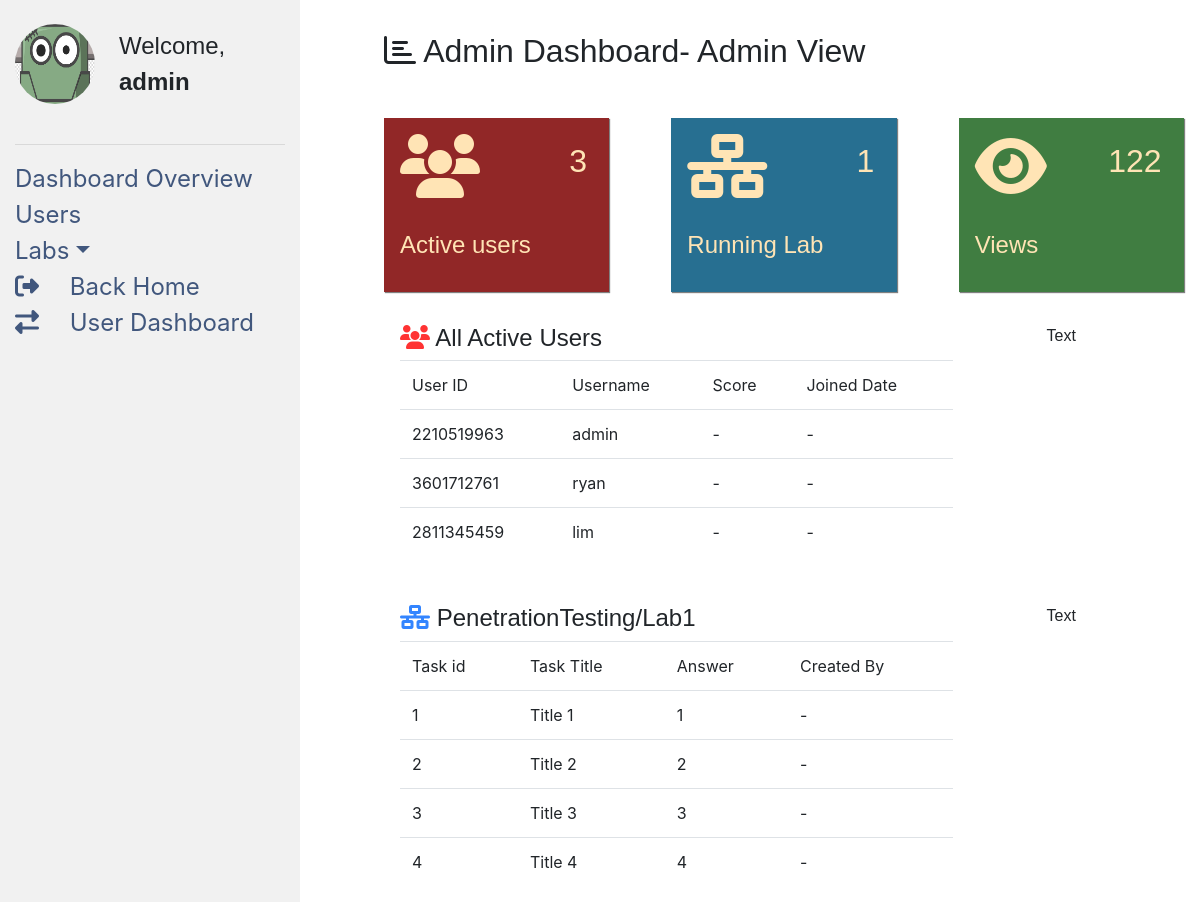
The page /admin (signed in) on the database its author committed.
### main.py (models this page shows, shortened)
class users(UserMixin,db.Model):
    id = db.Column("id", db.Integer, primary_key=True)
    userid = db.Column("userid", db.String(64), unique=True, nullable=False )
    username = db.Column(db.String(80), unique=True, nullable=False)
    password = db.Column(db.String(300), nullable=False)
    email=db.Column(db.String(300), nullable=True)
    score=db.Column(db.Integer,  nullable=True)
    completedlab=db.Column(db.String(),  nullable=True, default=0)

class labs(db.Model):
    id = db.Column("id", db.Integer, primary_key=True)
    title = db.Column(db.String(5000))
    content = db.Column(db.String(5000))
    answer = db.Column(db.String(5000))
    completedby = db.Column(db.String(5000))

### main.py (the view)
@app.route('/admin')
@login_required
def admin_dashboard():
    if session['username'] == 'admin':
        return render_template("admin.html", user =users.query.all(), lab=labs.query.all())
    else:
        return redirect(url_for("dashboard"))

### main.py (called while the page is built)
@login_manager.user_loader
def load_user(id):
    return users.query.get(int(id))

### templates/admin.html (shortened to what this page needs)
{% extends "template/header.html" %}
{% block content %}
<link rel="stylesheet" href="{{ url_for('static', filename='style/dashboardstyle.css') }}">
<body>
<div class="container-fluid h-100">
<div class="row content h-100">
  <div class="col-sm-3 sidenav hidden-xs">
    <div id="greetings">
      <div><img id="avatar" src="{{ url_for('static', filename='images/avatar.jpg') }}" alt="Avatar" class="avatar"></div></br>
      <div>
        <p class="greet">Welcome, </p>
        <p class="greet"><strong> {{ session['username'] }}    </strong></p>
      </div>
    </div>
    <hr>
    <ul class="nav nav-pills nav-stacked flex-column">
      <li class="active"><a href="#">Dashboard Overview</a></li>
      <li><a href="#usertable">Users</a></li>
      <li class="dropdown show">
        <a href="#labtable" class="dropdown-toggle" data-toggle="dropdown"aria-haspopup="true" aria-expanded="false" >Labs</a>
      </li>
      <li><a href=" {{ url_for('home')}}"> <i class="fas fa-sign-out-alt" style="margin-right: 1em;"></i> Back Home</a></li>
      <li><a href=" {{ url_for('dashboard')}}"> <i class="fas fa-exchange-alt" style="margin-right: 1em;"></i> User Dashboard</a></li>
    </ul><br>
  </div>
  <br>
  <div class="col"  id="main">
    <div class="col-md-15">
      <div class="well-title">
        <h2><i class="far fa-chart-bar"> </i> Admin Dashboard- Admin View</h2>
      </div>
      <div class="row">
        <div class="col">
        <a href="#usertable">
          <div class="well-user">
            <div class="left">
              <h2><i class="fas fa-users"></i></h2>
              <h4>Active users</h4>
            </div>
            <div class="right">
              <h1> {{ user|length }}</h1>
            </div>
          </div>
        </a>
        </div>
        <div class="col">
          <a href="#lab1table">
          <div class="well-lab">
            <div class="left">
              <h2><i class="fas fa-network-wired"></i></h2>
              <h4>Running Lab</h4>
            </div>
            <div class="right">
              <h1> 1 </h1>
            </div>
          </div>
          </a>
        </div>
        <div class="col">
          <div class="well-view">
            <div class="left">
              <h2><i class="fas fa-eye"></i></h2>
              <h4>Views</h4>
            </div>
            <div class="right">
              <h1> 122</h1>
            </div>
          </div>
        </div>
      </div>
      <div class="row">
        <div class="col-sm-9">
          <div class="well">
            <h4><i class="fas fa-users" style="color:#ff3333"></i> All Active Users</h4>
            <table id="usertable" class="table table-hover">
              <thead>
                <tr>
                  <td>User ID</td>
                  <td>Username</td>
                  <td>Score</td>
                  <td>Joined Date</td>
                </tr>
              </thead>
              <tbody>
                {% for i in range (0, user|length) %}
                <tr>
                  <td> {{ user[i].userid }}</td>
                  <td> {{ user[i].username }}</td>
                  <td> - </td>
                  <td> - </td>
                </tr>
                {% endfor %}
              </tbody>
            </table>
          </div>
        </div>
        <div class="col-sm-3">
          <div class="well">
            <p>Text</p>
          </div>
        </div>
      </div>
      <div class="row">
        <div class="col-sm-9">
          <div class="well">
            <h4> <i class="fas fa-network-wired" style="color:#3385ff"></i> PenetrationTesting/Lab1</h4>
            <table id="lab1table" class="table table-hover">
              <thead>
                <tr>
                  <td>Task id</td>
                  <td>Task Title</td>
                  <td>Answer</td>
                  <td>Created By</td>
                </tr>
              </thead>
              <tbody>
                {% for i in range (0, lab|length) %}
                <tr>
                  <td> {{ lab[i].id }}</td>
                  <td> {{ lab[i].title }}</td>
                  <td> {{ lab[i].answer }} </td>
                  <td> - </td>
                </tr>
                {% endfor %}
              </tbody>
            </table>
          </div>
        </div>
        <div class="col-sm-3">
          <div class="well">
            <p>Text</p>
          </div>
        </div>
      </div>
    </div>
  </div>
</div>
</div>
{% endblock %}

### templates/template/header.html (shortened to what this page needs)
<!doctype html>
<html lang="en">
  <head>
    <link rel="stylesheet" href="https://stackpath.bootstrapcdn.com/bootstrap/4.3.1/css/bootstrap.min.css">
    <link rel="stylesheet" href="https://cdnjs.cloudflare.com/ajax/libs/font-awesome/4.7.0/css/font-awesome.min.css">
  </head>
  <body>
    {% block content %}{% endblock %}
    </body>
</html>

### static/style/dashboardstyle.css (style rules this page uses)
p,h1,h2,h3,h4,h5,h6 { font-family: "Palatino Linotype","Raleway", sans-serif; }
.row { height:auto; }
.row.content { height: 800px; }
.sidenav { background-color: #f1f1f1; height: 100%; position: fixed; z-index: 1; overflow-x: hidden; }
li { font-size: 1.5em; }
.avatar { vertical-align: middle; width: 5em; height:5em; border-radius: 50%; margin:1.5em; margin-left: 0%; }
.greet { font-size: 1.5em; overflow: auto; margin:auto; }
#greetings { display: flex; flex-wrap: wrap; align-items: center; }
.well, .well-score, .well-lab, .well-view, .well-user { display:flex; flex-wrap: wrap; justify-content: space-between; margin: 1em; padding: 1em; margin-bottom: 0; padding-bottom: 0; }
.well-title { padding-left: 1em; margin:2em 0 2em 0; padding-bottom: 0; }
.well-score, .well-user { background-color:#912727; box-shadow:1px 1px 1px grey; }
.well-lab { background-color:#276f91; box-shadow:1px 1px 1px grey; }
.well-view { background-color: #407d41; box-shadow:1px 1px 1px grey; }
.left { padding-right:0; margin-bottom: 0; }
.right, .left { align-self: center; }
.right h1 { font-size: 2em; padding-right: 0.2em; padding-bottom: 3em; }
.left i { font-size: 2em; padding:0; }
#main { padding: 0; padding-left: 23em; }
a, .well-view { color: moccasin; }
.sidenav a, .dropdown li { display:block; cursor: pointer; color:#41577d; }

### rows shown on the page
users: username "admin", userid "2210519963", username "admin"
users: userid "3601712761", username "ryan"
users: userid "2811345459", username "lim"
labs: id "1", title "Title 1", answer "1"
labs: id "2", title "Title 2", answer "2"
labs: id "3", title "Title 3", answer "3"
labs: id "4", title "Title 4", answer "4"

### other values the page prints
{{ user|length }} "3"
